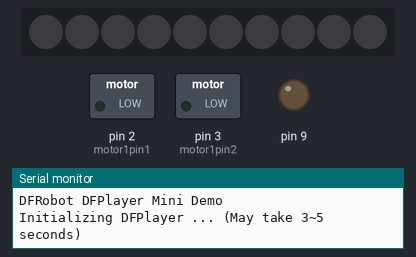
This sketch was run on a simulated Arduino Uno, built with avr-gcc and run on an emulated ATmega328P. On the bench: 10 RGB LEDs in strip order, left to right, switched loads named in the sketch (green lamp = pin HIGH), output pins drawn as LEDs (lit = HIGH), the last lines printed to the serial monitor. The audio player accepts every command and is not drawn.

Above: at 0.1 s.
At 0.6 s:
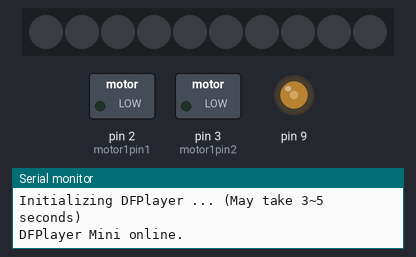
At 4.8 s:
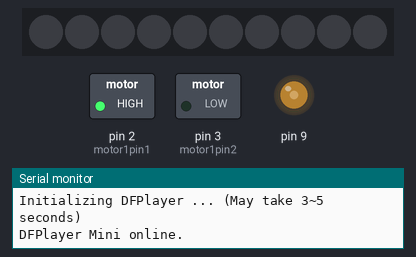
At 18.1 s:
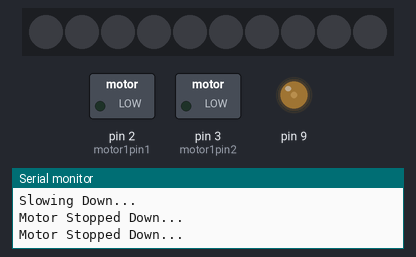
Timing chart, 0 to 19.6 s (numbered marks = the images above):
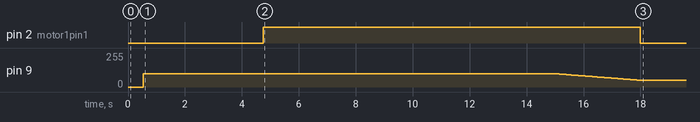

The sketch:

zoetrope.ino
```cpp
  // Audio
  #include "Arduino.h"
  #include "SoftwareSerial.h"
  #include "DFRobotDFPlayerMini.h"

  SoftwareSerial mySoftwareSerial(10, 11); // RX, TX
  DFRobotDFPlayerMini myDFPlayer;
  void printDetail(uint8_t type, int value);


  // Motor
  int motor1pin1 = 2;     // L298N Motor Controller Input 1
  int motor1pin2 = 3;     // L298N Motor Controller Input 2


  // LEDs
  #include <FastLED.h>

  #define MAX_NUM_LEDS 10   // # of LEDs in strip
  #define LED_PIN 6    // pin that connects from the LED strip through the 330oH resistor

  CRGB leds[MAX_NUM_LEDS];

  unsigned long motor_stop_timer = millis();

  int analogWrite_value = 100;

void setup() {

  // Audio
  mySoftwareSerial.begin(9600);
  Serial.begin(115200);

  Serial.println();
  Serial.println(F("DFRobot DFPlayer Mini Demo"));
  Serial.println(F("Initializing DFPlayer ... (May take 3~5 seconds)"));

  if (!myDFPlayer.begin(mySoftwareSerial)) {  //Use softwareSerial to communicate with mp3.
    Serial.println(F("Unable to begin:"));
    Serial.println(F("1.Please recheck the connection!"));
    Serial.println(F("2.Please insert the SD card!"));
    while(true){
      delay(0); // Code to compatible with ESP8266 watch dog.
    }
  }
  Serial.println(F("DFPlayer Mini online."));

  myDFPlayer.volume(30);  //Set volume value. From 0 to 30
  myDFPlayer.play(1);  //Play the first mp3

  if (myDFPlayer.available()) {
    printDetail(myDFPlayer.readType(), myDFPlayer.read()); //Print the detail message from DFPlayer to handle different errors and states.
  }


  // Motor
  pinMode(motor1pin1, OUTPUT);
  pinMode(motor1pin2, OUTPUT);
  pinMode(9, OUTPUT);

  analogWrite(9, analogWrite_value); //RPM - 100 = 80RPM

  delay(4200);
  digitalWrite(motor1pin1, HIGH);
  digitalWrite(motor1pin2, LOW);


  // LEDs
  FastLED.addLeds<WS2812B, LED_PIN, GRB>(leds, MAX_NUM_LEDS);
  FastLED.setBrightness(100);

  delay(10200);
  motor_stop_timer = millis();
}


void loop() {
  // Audio
  static unsigned long timer = millis();
  if (millis() - timer > 95000) {
    timer = millis();
    //myDFPlayer.next();  //Play next mp3 every 3 second.
  }

  // if (0)
  if (myDFPlayer.readState() == 1)
  {

  // LEDs
  leds[0] = CRGB::White;
  leds[1] = CRGB::White;
  leds[2] = CRGB::White;
  leds[3] = CRGB::White;
  leds[4] = CRGB::White;
  leds[5] = CRGB::White;
  leds[6] = CRGB::White;
  leds[7] = CRGB::White;
  leds[8] = CRGB::White;
  leds[9] = CRGB::White;
  leds[10] = CRGB::White;
  leds[11] = CRGB::White;
  leds[12] = CRGB::White;
  leds[13] = CRGB::White;
  leds[14] = CRGB::White;
  leds[15] = CRGB::White;
  FastLED.show();
  delay(40);

  } else {
    if((motor_stop_timer - millis()) > 1000)
      motor_stop_timer = millis();
      if ((analogWrite_value > 50))
      {
        analogWrite(9, analogWrite_value); //RPM - 100 = 80RPM
        analogWrite_value = analogWrite_value - 1;
        Serial.println("Slowing Down...");
      } else {
        digitalWrite(motor1pin1, LOW);
        Serial.println("Motor Stopped Down...");
      }
    // motor_stop_timer = millis();
  }
  leds[0] = CRGB::Black;
  leds[1] = CRGB::Black;
  leds[2] = CRGB::Black;
  leds[3] = CRGB::Black;
  leds[4] = CRGB::Black;
  leds[5] = CRGB::Black;
  leds[6] = CRGB::Black;
  leds[7] = CRGB::Black;
  leds[8] = CRGB::Black;
  leds[9] = CRGB::Black;
  leds[10] = CRGB::Black;
  leds[11] = CRGB::Black;
  leds[12] = CRGB::Black;
  leds[13] = CRGB::Black;
  leds[14] = CRGB::Black;
  leds[15] = CRGB::Black;
  FastLED.show();
  delay(40);
  // motor_stop_timer = millis();
  // if (myDFPlayer.readState() == 0)
  // {
  //   digitalWrite(motor1pin1, LOW);
  // }
  // while (myDFPlayer.readState() == 0 && analogWrite_value > 0)
  // {
    // if(motor_stop_timer - millis() > 100)
    // {
    //   motor_stop_timer = millis();
    //   analogWrite(9, analogWrite_value); //RPM - 100 = 80RPM
    // }
  // }
}


void printDetail(uint8_t type, int value){
  switch (type) {
    case TimeOut:
      Serial.println(F("Time Out!"));
      break;
    case WrongStack:
      Serial.println(F("Stack Wrong!"));
      break;
    case DFPlayerCardInserted:
      Serial.println(F("Card Inserted!"));
      break;
    case DFPlayerCardRemoved:
      Serial.println(F("Card Removed!"));
      break;
    case DFPlayerCardOnline:
      Serial.println(F("Card Online!"));
      break;
    case DFPlayerUSBInserted:
      Serial.println("USB Inserted!");
      break;
    case DFPlayerUSBRemoved:
      Serial.println("USB Removed!");
      break;
    case DFPlayerPlayFinished:
      Serial.print(F("Number:"));
      Serial.print(value);
      Serial.println(F(" Play Finished!"));
      break;
    case DFPlayerError:
      Serial.print(F("DFPlayerError:"));
      switch (value) {
        case Busy:
          Serial.println(F("Card not found"));
          break;
        case Sleeping:
          Serial.println(F("Sleeping"));
          break;
        case SerialWrongStack:
          Serial.println(F("Get Wrong Stack"));
          break;
        case CheckSumNotMatch:
          Serial.println(F("Check Sum Not Match"));
          break;
        case FileIndexOut:
          Serial.println(F("File Index Out of Bound"));
          break;
        case FileMismatch:
          Serial.println(F("Cannot Find File"));
          break;
        case Advertise:
          Serial.println(F("In Advertise"));
          break;
        default:
          break;
      }
      break;
    default:
      break;
  }
}
```

Measured:
- by itself, pin 2 (motor1pin1): HIGH → LOW at 18.0 s
- by itself, pin 9: moves from 100/255 to 51/255 over 2.9 s
